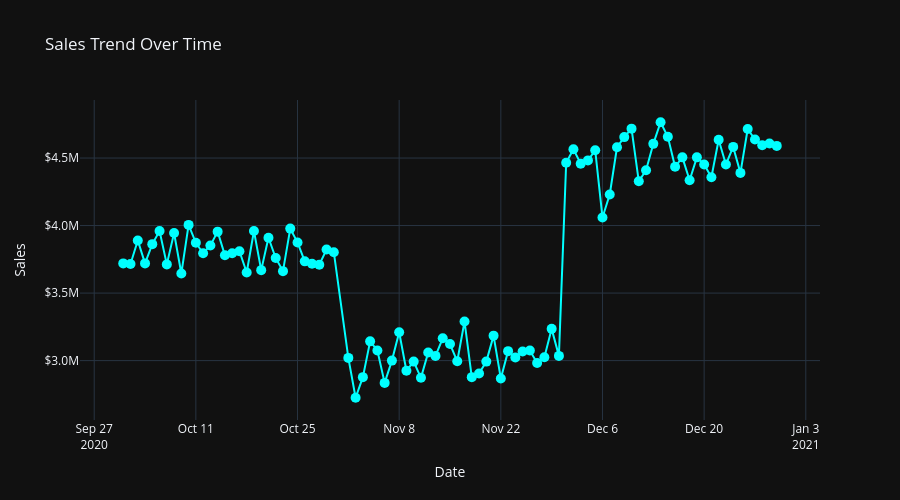

Notebook code for this chart:
### Code cell
# Example: aggregate by Date
daily_sales = df.groupby('Date')['Sales'].sum().reset_index()
#daily_sales = df.resample('W')['Sales'].sum().to_frame(name='Sales').reset_index()

# Create line chart
fig = px.line(
    daily_sales,
    x='Date',
    y='Sales',
    title='Sales Trend Over Time'
)

# Format Y-axis in $ Millions
fig.update_yaxes(
    tickprefix="$",
    tickformat=".2s"   # auto K, M, B
)

# Add data labels (optional)
fig.update_traces(
    text=daily_sales['Sales'].apply(lambda x: f"${x/1e6:.2f} M"),
    textposition="top center",
    mode='lines+markers',       # lines + markers
    line=dict(color='cyan', width=2),           # line color
    marker=dict(size=10, color='cyan', symbol='circle'),  # same as line
)

# Clean layout
fig.update_layout(
    template="plotly_dark",
    width=900,
    height=500
)

fig.show()
